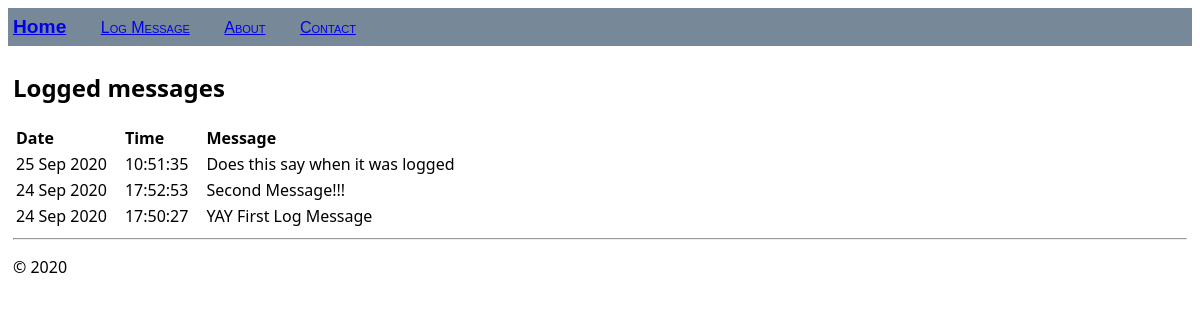
The page / on the database its author committed.
### hello/models.py (models this page shows, shortened)
class logMessage(models.Model):
  message = models.CharField(max_length=300)
  log_date = models.DateTimeField("date logged")

### hello/views.py (the view)
class HomeListView(ListView):
  model = logMessage
  def get_context_data(self, **kwargs):
    context = super(HomeListView, self).get_context_data(**kwargs)
    return context

### hello/templates/hello/home.html (shortened to what this page needs)
{% extends "hello/layout.html" %}
{% block content %}
  <h2> Logged messages</h2>
  {% if message_list %}
    <table class="message_list">
      <thead>
        <tr>
          <th>Date</th>
          <th>Time</th>
          <th>Message</th>
        </tr>
      </thead>
      <tbody>
        {% for message in message_list %}
          <tr>
            <td>{{ message.log_date | date:'d M Y' }}</td>
            <td>{{ message.log_date | time:'H:i:s' }}</td>
            <td>
              {{ message.message}}
            </td>
          </tr>
        {% endfor %}
      </tbody>
    </table>
  {% else %}
    <p>No messages have been logged. User the <a href="{% url 'log' %}">Log Message form</a>.</p>
  {% endif %}
{% endblock %}

### hello/templates/hello/layout.html (shortened to what this page needs)
<!DOCTYPE html>
<html>
  <head>
    {% load static %}
    <link rel="stylesheet" type="text/css" href="{% static 'hello/site.css' %}" />
  </head>
  <body>
    <div class="navbar">
      <a href="{% url 'home' %}" class="navbar-brand">Home</a>
      <a href="{% url 'log' %}" class="navbar-item">Log Message</a>
      <a href="{% url 'about' %}" class="navbar-item">About</a>
      <a href="{% url 'contact' %}" class="navbar-item">Contact</a>
    </div>
    <div class="body-content">
      {% block content %}
      {% endblock %}
      <hr/>
      <footer>
        <p>© 2020</p>
      </footer>
    </div>
  </body>
</html>

### hello/static/hello/site.css (style rules this page uses)
.navbar { background-color: lightslategray; font-size: 1em; font-family: 'Trebuchet MS', 'Lucida Sans Unicode', 'Lucida Grande', 'Lucida Sans', Arial, sans-serif; color: white; padding: 8px 5px 8px 5px; }
.navbar-brand { font-size: 1.2em; font-weight: 600; }
.navbar-item { font-variant: small-caps; margin-left: 30px; }
.body-content { padding: 5px; font-family: 'Segoe UI', Tahoma, Geneva, Verdana, sans-serif; }
.message_list th,td { text-align: left; padding-right: 15px; }

### rows shown on the page
logMessage: log_date "25 Sep 2020", log_date "10:51:35", message "Does this say when it was logged"
logMessage: log_date "24 Sep 2020", log_date "17:52:53", message "Second Message!!!"
logMessage: log_date "24 Sep 2020", log_date "17:50:27", message "YAY First Log Message"
